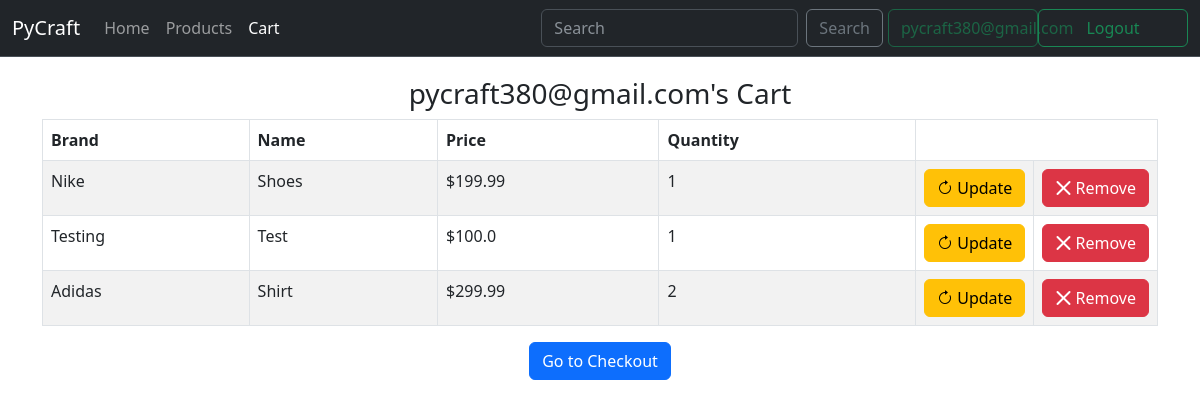
Page /cart (signed in) on the committed database.
### flaskapp/modules/models/user_model.py (models this page shows, shortened)
class Users(UserMixin, db.Model):
    id = db.Column(db.Integer, primary_key = True, autoincrement=True)
    email = db.Column(db.String(50), nullable = False, unique = True)
    def get_user_by_email(email):
        user = Users.query.filter(Users.email == email).first()
        return user
    def get_user_cart(self):
        user = Users.query.filter(Users.email == self.email).first()
        user_cart = Cart.query.filter(Cart.owner_id == user.id).all()
        return user_cart

### flaskapp/modules/models/cart_model.py (models this page shows, shortened)
class Cart(db.Model):
    cart_id = db.Column(db.Integer, primary_key = True, autoincrement=True)
    owner_id = db.Column(db.Integer, db.ForeignKey('users.id'))
    product = db.Column(db.Integer, db.ForeignKey('products.prod_id'))
    quantity = db.Column(db.Integer)

### flaskapp/modules/models/product_model.py (models this page shows, shortened)
class Products(db.Model):
    prod_id = db.Column(db.Integer, primary_key = True, autoincrement=True)
    brand = db.Column(db.String(50))
    name = db.Column(db.String(50))
    price = db.Column(db.Float)
    image = db.Column(db.String(255))
    def get_prod_list():
        return Products.query.order_by(Products.prod_id.asc()).all()

### flaskapp/cart.py (the view)
@cart_blueprint.route("/cart")
def cart():
    curr_user = Users.get_user_by_email(session.get('user'))
    if curr_user == None:
        return redirect('/login')
    else:
        cart_items = curr_user.get_user_cart()
        return render_template("cart.html", cart_items=cart_items, user=curr_user, products = Products.get_prod_list())

### flaskapp/templates/cart.html (shortened to what this page needs)
{% extends 'base.html' %}
{% set active_page = "cart" %}
{%block script%} <link rel="stylesheet" href="../static/cart.css"> {% endblock %}
{% block content %}
<div class="container d-flex justify-content-center align-items-center" id="cart">
    <h3 class="userCart">{{user.email}}'s Cart</h3>
  </div>
  <div class="container d-flex justify-content-center align-items-center">
    <table class="table table-striped table-bordered">
      <thead>
        <tr>
          <th scope="col">Brand</th>
          <th scope="col">Name</th>
          <th scope="col">Price</th>
          <th scope="col">Quantity</th>
        </tr>
      </thead>
      <tbody>
        {% for item in cart_items %}
        <tr>
          <td>{{ products[item.product-1].brand }}</td>
          <td>{{products[item.product-1].name}}</td>
          <td>${{products[item.product-1].price}}</td>
          <td>{{item.quantity}}</td>
          <form method="POST" action="{{ url_for('cart.update_cart', cart_id=item.cart_id) }}">
            <td class="btn-td-cell"><button type="submit" class="btn btn-warning" href="{{ url_for('cart.update_cart', cart_id=item.cart_id) }}">
              <span class="bi bi-arrow-clockwise" aria-hidden="true"></span> Update
            </button> </td>
          </form>
          <form method="POST" action="{{ url_for('cart.remove_item', cart_id=item.cart_id) }}">
            <td class="btn-td-cell"><button type="submit" class="btn btn-danger" href="{{ url_for('cart.remove_item', cart_id=item.cart_id) }}">
              <span class="bi bi-x-lg" aria-hidden="true"></span> Remove
            </button></td>
          </form>
        </tr>
        {% endfor %}
      </tbody>
    </table>
  </div>
  <div class="container d-flex justify-content-center align-items-center">
    <button type="submit" class="btn btn-primary btn-group-lg" id="checkoutBtn" name="checkoutBtn"><a class="nav-link" href="checkout">Go to Checkout</a></button>
  </div>
{% endblock %}

### flaskapp/templates/base.html (shortened to what this page needs)
<!doctype html>
<html lang="en">
  <head>
    {%block script%}  {% endblock %}
    <link href="https://cdn.jsdelivr.net/npm/bootstrap@5.3.0/dist/css/bootstrap.min.css" rel="stylesheet">
    <link rel="stylesheet" href="https://cdn.jsdelivr.net/npm/bootstrap-icons@1.5.0/font/bootstrap-icons.css">
  <body>
    {% if user == None %}
    <nav class="navbar bg-dark border-bottom border-bottom-dark navbar-expand-lg " data-bs-theme="dark">
      <div class="container-fluid">
        <a class="navbar-brand" href="#">PyCraft</a>
        <button class="navbar-toggler" type="button" data-bs-toggle="collapse" data-bs-target="#navbarSupportedContent" aria-controls="navbarSupportedContent" aria-expanded="false" aria-label="Toggle navigation">
          <span class="navbar-toggler-icon"></span>
        </button>
        <div class="collapse navbar-collapse" id="navbarSupportedContent">
          <ul class="navbar-nav me-auto mb-2 mb-lg-0">
            <li class="nav-item">
              <a class="nav-link {% if active_page == 'index'%} active {% endif %}" href="/">Home</a>
            </li>
            <li class="nav-item">
              <a class="nav-link {% if active_page == 'products'%} active {% endif %}" href="products">Products</a>
            </li>
            <li class="nav-item">
              <a class="nav-link {% if active_page == 'cart'%} active {% endif %}" href="cart">Cart</a>
            </li>
          </ul>
          <form class="d-flex" role="search" action="/login">
            <button class="btn btn-outline-success" type="submit" style="width: 150px;">Sign In</button>
          </form>
        </div>
      </div>
  </nav>
  {%else%}
  <nav class="navbar bg-dark border-bottom border-bottom-dark navbar-expand-lg " data-bs-theme="dark">
    <div class="container-fluid">
      <a class="navbar-brand" href="#">PyCraft</a>
      <div class="collapse navbar-collapse" id="navbarSupportedContent">
        <ul class="navbar-nav me-auto mb-2 mb-lg-0">
          <li class="nav-item">
            <a class="nav-link {% if active_page == 'index'%} active {% endif %}" href="/">Home</a>
          </li>
          <li class="nav-item">
            <a class="nav-link {% if active_page == 'products'%} active {% endif %}" href="{{url_for('products.products')}}">Products</a>
          </li>
          <li class="nav-item">
            <a class="nav-link {% if active_page == 'cart'%} active {% endif %}" href="{{url_for('cart.cart')}}">Cart</a>
          </li>
        </ul>
        <form method="POST" action="{{url_for('auth.search')}}" class ="d-flex">
          <input class="form-control me-2" type="search" placeholder="Search" aria-label="=Search", name="searched">
          <button class="btn btn-outline-secondary" type="submit">Search</button>
        </form>
        <form class="d-flex" role="search" action="/logout">
          <button class="btn btn-outline-success" disabled type="submit" style="width: 150px; margin-left: 5px;">{{user.email}}</button>
          <button class="btn btn-outline-success" type="submit" style="width: 150px;">Logout</button>
        </form>
      </div>
    </div>
</nav>
  {% endif %}
  {%block content%}
  {% endblock %}
</body>
</html>

### flaskapp/static/cart.css (style rules this page uses)
table, th, td, tr { border: 1px solid black; }
tbody tr:nth-child(even) { border-style: solid; }
tbody tr:nth-child(odd) { border-style: solid; }
.btn-td-cell { width: 1px; white-space: nowrap; }
.userCart { margin-top: 20px; }

### rows in the picture
Users: email "pycraft380@gmail.com"
Cart: product.brand "Nike", product.name "Shoes", product.price "199.99", quantity "1"
Cart: product.brand "Testing", product.name "Test", product.price "100.0", quantity "1"
Cart: product.brand "Adidas", product.name "Shirt", product.price "299.99", quantity "2"
